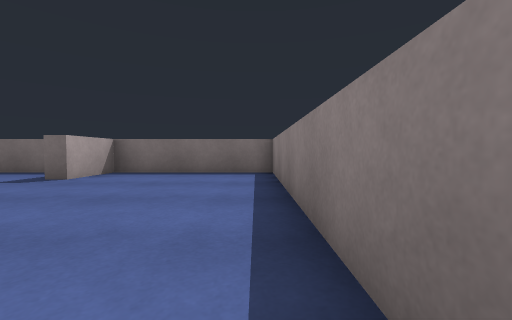
view 1 (above)

13 first-person views from a walk through a 3-D level made in the Unity game engine. The camera is 0.64 m above the floor, tilts 2° down and sees 90° across. The floor is counted in squares, 1 m on a side. Each view is taken from the middle of a square. On the plan, view 1 faces up. The plan holds only what a view shows up to about 9 squares ahead; the rest is blank. The player character is not drawn. Some animated figures are left out. Surface patterns are stand-ins for the level's own textures.

view 2
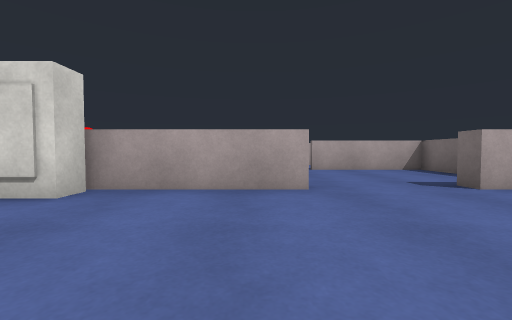

view 3
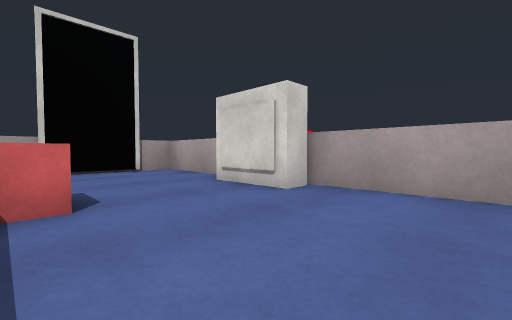

view 4
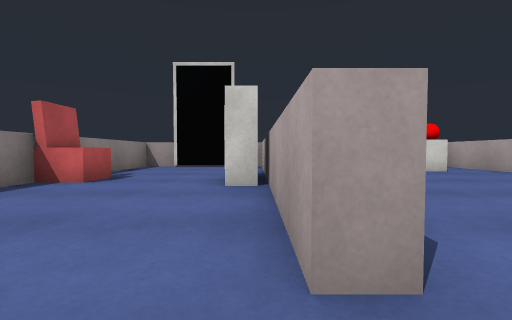

view 5
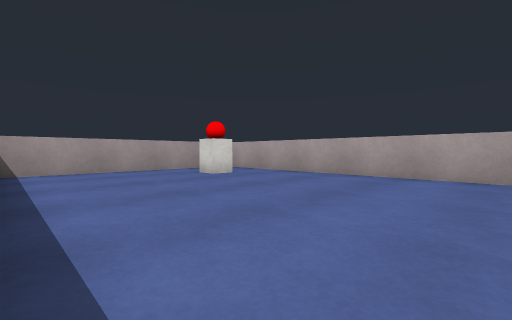

view 6
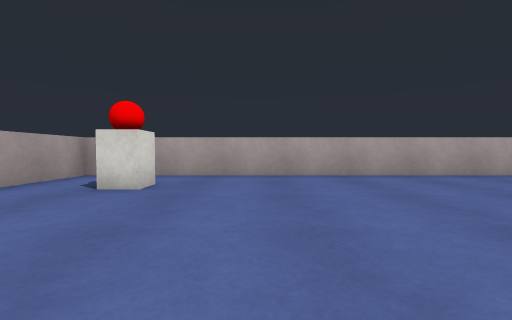

view 7
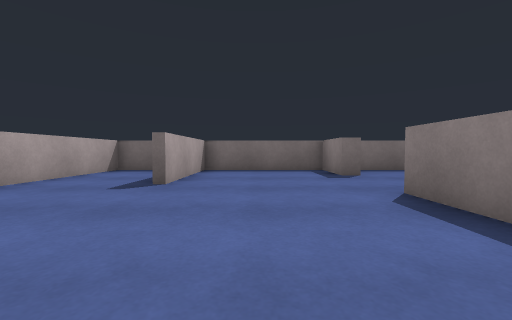

view 8
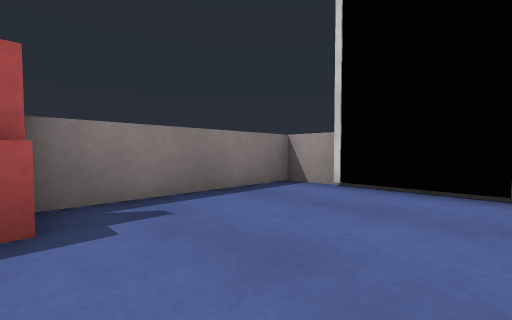

view 9
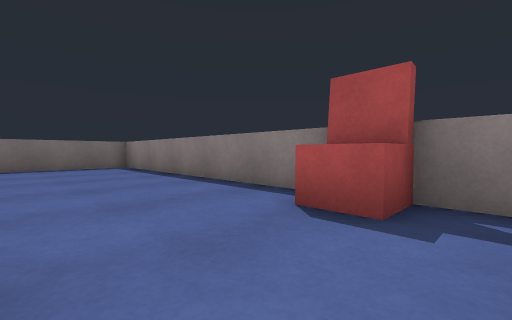

view 10
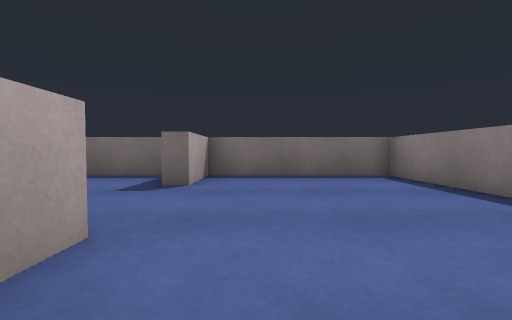

view 11
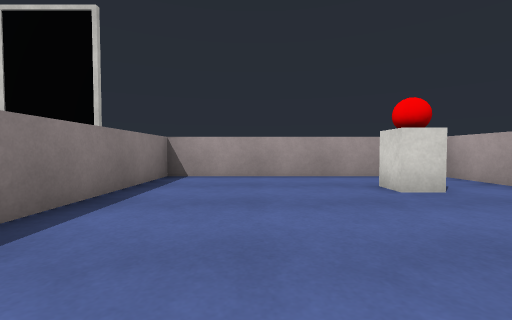

view 12
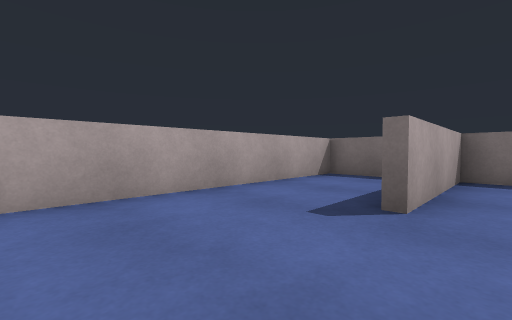

view 13
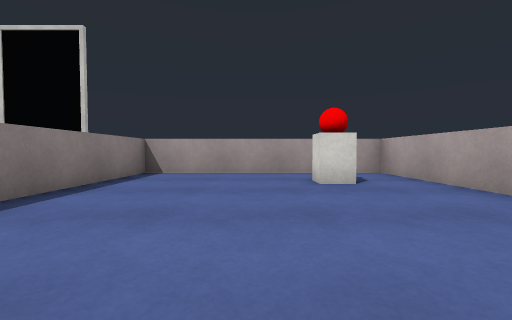

### Floor plan
Points are (right, up) in squares from view 1. A wall is a line through its corners. A room is listed if a view was taken in it or the views show most of it. See-through windows are left out.
Room 1 (views 1, 2, 3, 4, 5, 6, 7, 8, 9, 10, 11, 12, 13)
walls: (-4.7, 1.1) (-4.7, 2.9) (-4.2, 2.9) (-4.2, -1.3); (-4.2, -2.8) (-4.2, -6.5) (-3.1, -6.5); (-0.8, -6.5) (0.5, -6.5) (0.5, 7.6) (-4.2, 7.6) (-4.2, 5.7) (-4.7, 5.7) (-4.7, 7.6) (-8.7, 7.6) (-8.7, 3.9); (-10.2, 7.6) (-11.7, 7.6) (-11.7, -6.5) (-4.7, -6.5) (-4.7, -2.4)
objects: other object (-10, -4) to (-9, -4); other object (-4, -2); other object (-2, -6); other object (0, -2) to (0, -1)

Where each view was taken, in squares from view 1:
view 1: 0 up, 0 right, facing up
view 2: 2 up, 0 right, facing left
view 3: 2 up, 0 right, facing down-left
view 4: 4 up, 4 left, facing down
view 5: 2 up, 5 left, facing down-left
view 6: 2 down, 5 left, facing left
view 7: 1 down, 7 left, facing up
view 8: 2 down, 3 left, facing down-right
view 9: 3 down, 3 left, facing up-right
view 10: 1 up, 3 left, facing up
view 11: 0 up, 7 left, facing down
view 12: 1 up, 8 left, facing up-left
view 13: 1 up, 8 left, facing down
